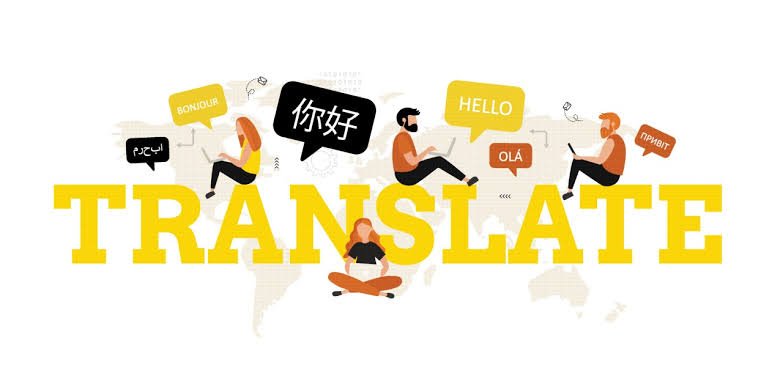
#> input picture day_19/input images/sample_translation.jpeg, 783 x 392 px, found by its file name
$ python perspective_trans.py
#> lines starting #> are read from the running program, lines starting #| are printed output that depends on the picture
import cv2
import numpy as np
img=cv2.imread("C:/Users/User/Documents/GitHub/day_19/sample_translation.jpeg")
#> img is the input picture: shape (392, 783, 3); mean B, G, R 213.8, 237.8, 244.3
height,width,chanel=img.shape
#> height = 392; width = 783; chanel = 3
p1=np.float32([[80,40],[700,60],[40,340],[740,350]])
p2=np.float32([[0,0],[783,0],[0,392],[783,392]])
matrix=cv2.getPerspectiveTransform(p1,p2)
Perspective=cv2.warpPerspective(img,matrix,(width,height))
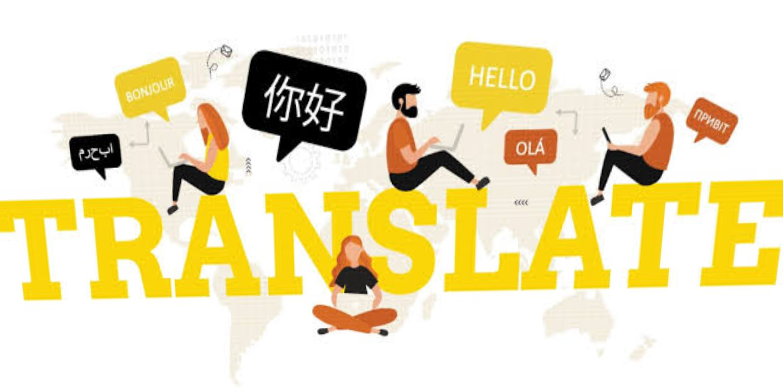
#> Perspective: shape (392, 783, 3); mean B, G, R 189.8, 227.1, 237.3
cv2.imshow("Original",img)
cv2.imshow("Perspective",Perspective)
cv2.imwrite("Perspective_trans.jpg",Perspective)
cv2.waitKey(0)
cv2.destroyAllWindows

$ run again, with day_19/input images/challenge3.webp saved as day_19/input images/sample_translation.jpeg
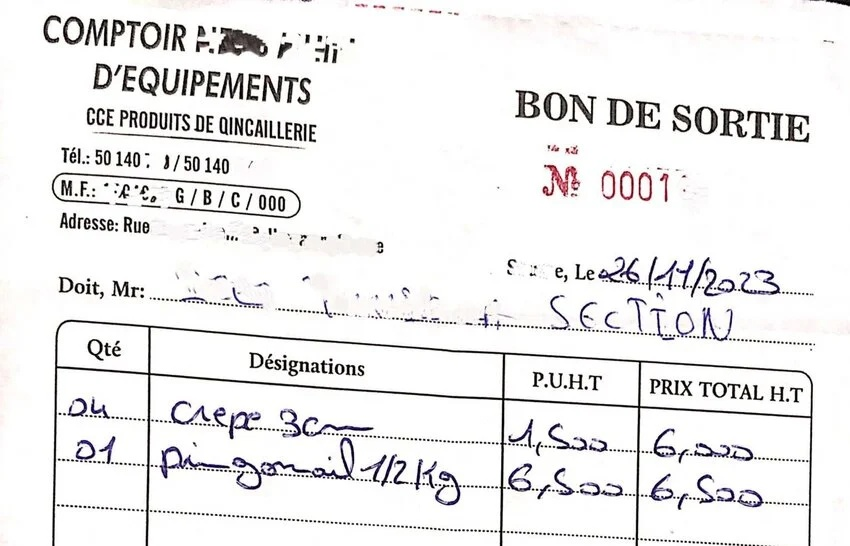
#> input picture day_19/input images/challenge3.webp, 850 x 546 px, found by its file name
#> img is the input picture: shape (546, 850, 3); mean B, G, R 236, 235.9, 236.6
#> `Perspective=cv2.warpPerspective(img,matrix,(width,height))`:
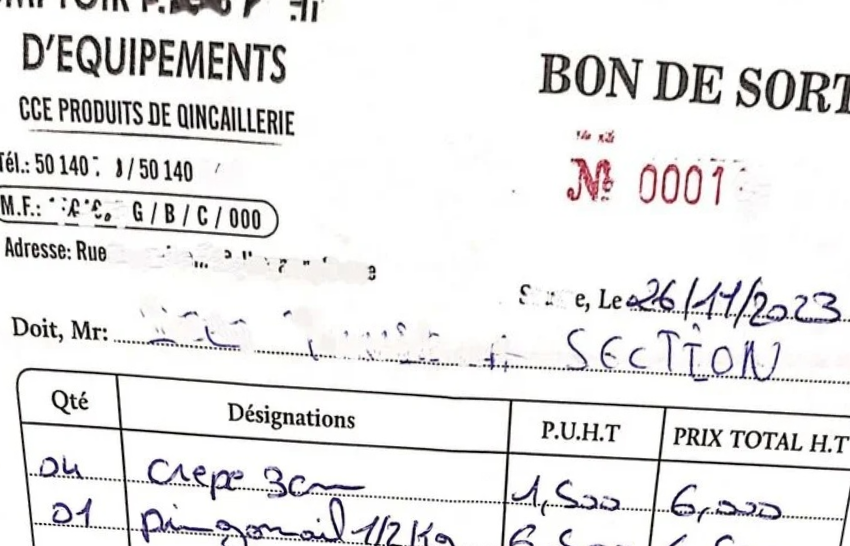
#> Perspective: shape (546, 850, 3); mean B, G, R 232.5, 232.3, 233.2
